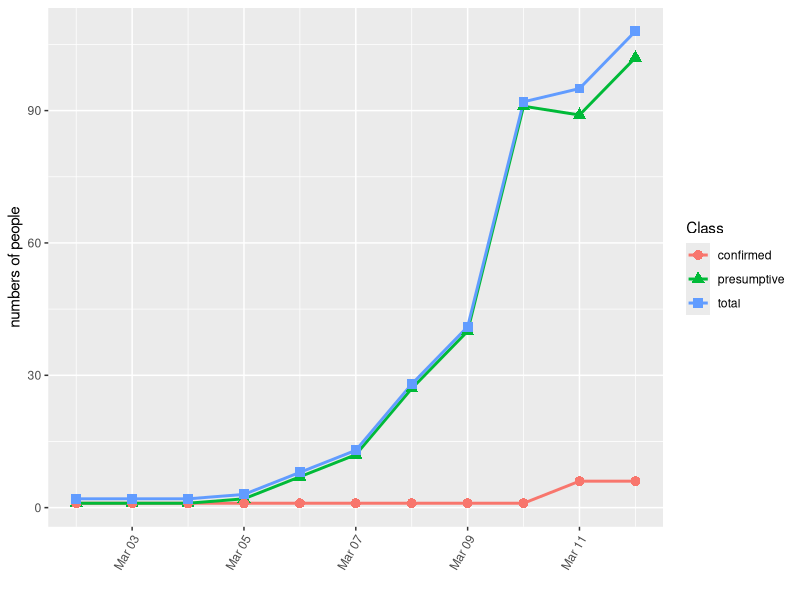
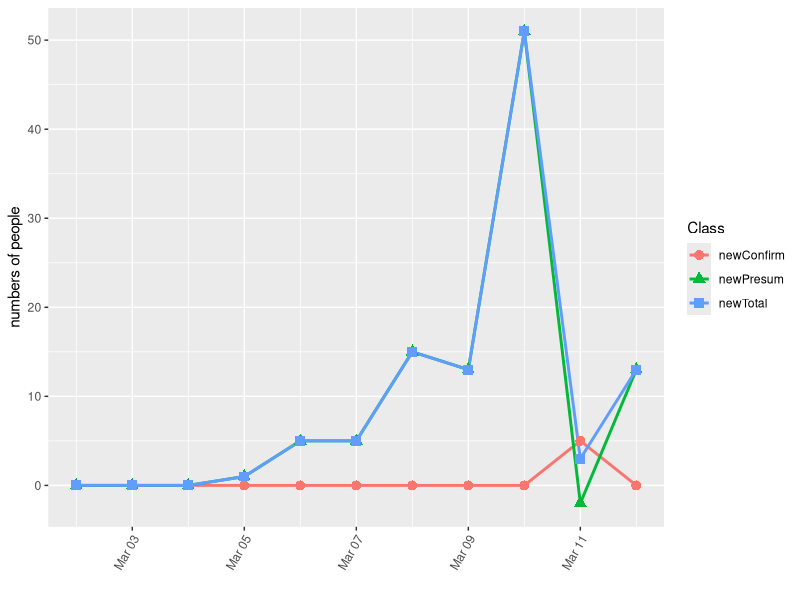

These charts were generated, in order, by the following R code: (Note: this script raises an error after producing the figures.)
## ---- chunk 1
knitr::opts_chunk$set(echo = TRUE)
## ---- chunk 2
library(tidyverse)
library(lubridate)
covMas <- read.csv("covmas.csv")
sources <- read.csv("masSources.csv")
covMasDet <- read.csv("covmasdetail.csv")
covMasDay <- read.csv("covmasday.csv")
## ---- chunk 3
covMaslong <- gather(covMas%>% select(-X), key="key", value="value", -date)
names(covMaslong)[2] <- "Class"
covMaslong %>% filter(Class %in% c("presumptive","confirmed","total", "death"))%>% ggplot(aes(as.Date(date, "%Y-%m-%d"),value,color=Class,shape=Class))+geom_line(size=1)+geom_point(size=3)+ylab("numbers of people")+xlab("")+theme(axis.text.x = element_text(angle = 60, hjust = 1))
## ---- chunk 4
covMasDaylong <- gather(covMasDay%>% select(-X), key="key", value="value", -date)
names(covMasDaylong)[2] <- "Class"
covMasDaylong %>%  ggplot(aes(as.Date(date, "%Y-%m-%d"),value,color=Class,shape=Class))+geom_line(size=1)+geom_point(size=3)+ylab("numbers of people")+xlab("")+theme(axis.text.x = element_text(angle = 60, hjust = 1))
## ---- chunk 5
covMasDetCntlong <- gather(covMasDet%>% select(-X) %>% select(date,Barnstable,Berkshire,Bristol,Franklin,Essex,Hampden,Hampshire,Middlesex,Norfolk,DukesNantucket,Plymouth,Suffolk,Worcester,CntUnknown), key="key", value="value", -date)
names(covMasDetCntlong)[2] <- "County"
covMasDetCntlong %>% ggplot(aes(as.Date(date, "%Y-%m-%d"),value,color=County))+geom_line(size=1)+geom_point(size=3)+ylab("numbers of people")+xlab("")+theme(axis.text.x = element_text(angle = 60, hjust = 1))
## ---- chunk 6
covMasDetSexlong <- gather(covMasDet%>% select(-X) %>% select(date,Male,Female), key="key", value="value", -date)
names(covMasDetSexlong)[2] <- "Class"
covMasDetSexlong %>% ggplot(aes(as.Date(date, "%Y-%m-%d"),value,color=Class,shape=Class))+geom_line(size=1)+geom_point(size=3)+ylab("numbers of people")+xlab("")+theme(axis.text.x = element_text(angle = 60, hjust = 1))
## ---- chunk 7
covMasDetWhylong <- gather(covMasDet%>% select(-X) %>% select(date,Biogen,Travel,LocalTransmission,UnkownReason), key="key", value="value", -date)
names(covMasDetWhylong)[2] <- "Class"
covMasDetWhylong %>% ggplot(aes(as.Date(date, "%Y-%m-%d"),value,color=Class,shape=Class))+geom_line(size=1)+geom_point(size=3)+ylab("numbers of people")+xlab("")+theme(axis.text.x = element_text(angle = 60, hjust = 1))
## ---- chunk 8
covMasDetHoslong <- gather(covMasDet%>% select(-X) %>% select(date,hospitalized,notHospitalized,Hosunknown), key="key", value="value", -date)
names(covMasDetHoslong)[2] <- "Class"
covMasDetHoslong %>% ggplot(aes(as.Date(date, "%Y-%m-%d"),value,color=Class,shape=Class))+geom_line(size=1)+geom_point(size=3)+ylab("numbers of people")+xlab("")+theme(axis.text.x = element_text(angle = 60, hjust = 1))
